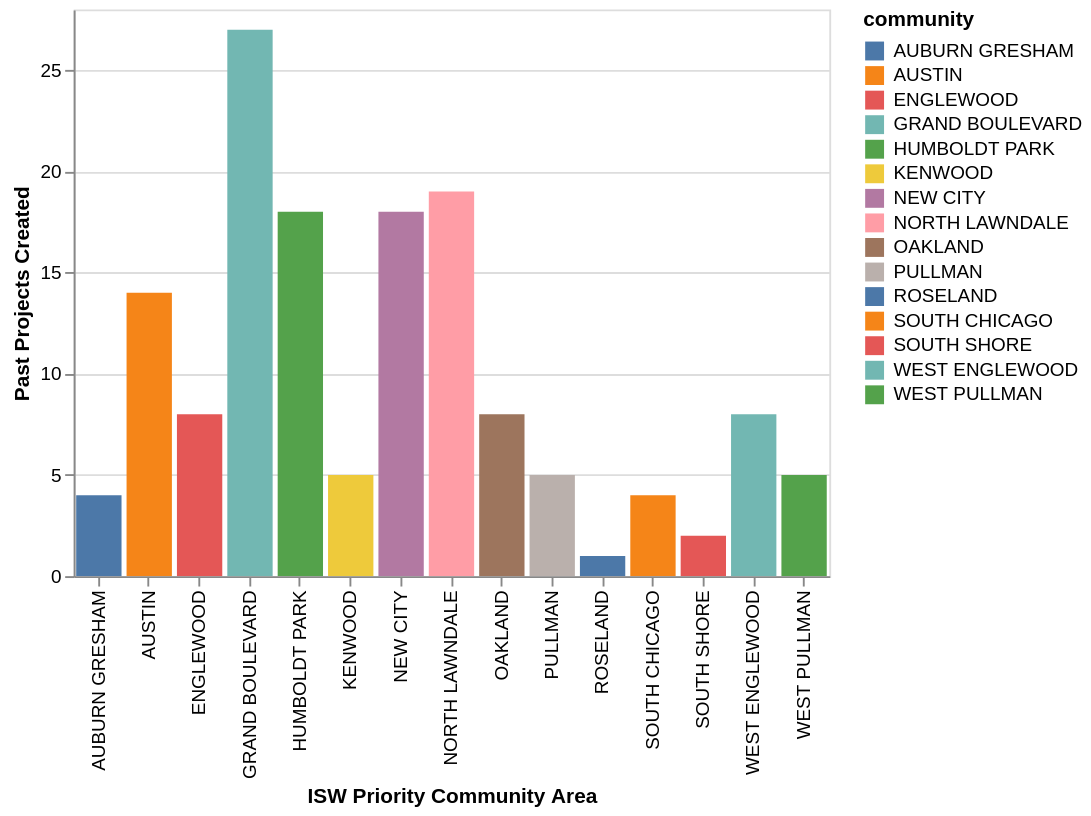

Vega-Lite specification for this chart:
### Vega-Lite specification from a JSON file in a GitHub repository (floating-point values rounded to 4 significant figures; data arrays with more than 128 entries replaced by an {"elided": "..."} marker saying what was removed)
{"config": {"view": {"continuousWidth": 400, "continuousHeight": 300}}, "data": {"name": "data-c431497a4fd46d285310d1cb834b23c2"}, "mark": "bar", "encoding": {"color": {"field": "community", "type": "nominal"}, "tooltip": [{"field": "project_count", "title": "Past Projects Created", "type": "quantitative"}, {"field": "total_project_cost", "title": "Historical Aggregate Project Costs", "type": "quantitative"}], "x": {"field": "community", "title": "ISW Priority Community Area", "type": "nominal"}, "y": {"field": "project_count", "title": "Past Projects Created", "type": "quantitative"}}, "selection": {"selector006": {"type": "interval", "bind": "scales", "encodings": ["x", "y"]}}, "width": 400, "$schema": "https://vega.github.io/schema/vega-lite/v4.17.0.json", "datasets": {"data-c431497a4fd46d285310d1cb834b23c2": [{"commarea": 23.0, "TotPop": 61916, "pct_male": 0.4752, "pct_female": 0.5248, "pct_pop20_44": 0.3803, "pct_white": 0.1836, "pct_black": 0.3071, "pct_latino": 0.4788, "pct_asian": 0.01247, "pct_indigameri": 0.0002746, "pct_HA_PI": 0.0, "pct_other_race": 0.03229, "Pct_Unemployed": 0.1013, "community": "HUMBOLDT PARK", "approved_amount": 47300000.0, "appr_amt_perproj": 2628000.0, "med_pub_sub": 0.2609, "total_project_cost": 185300000.0, "project_count": 18.0, "invest": true, "Future_TIF_Funding": 14670000.0, "Future_Projects_Created": 5.0, "Total_Future_Cost": 51470000.0, "type": "Feature", "geometry": {"type": "MultiPolygon", "coordinates": {"elided": "1x1x504x2 float values"}}}, {"commarea": 25.0, "TotPop": 97313, "pct_male": 0.4613, "pct_female": 0.5387, "pct_pop20_44": 0.3433, "pct_white": 0.05333, "pct_black": 0.7483, "pct_latino": 0.1763, "pct_asian": 0.005087, "pct_indigameri": 0.0, "pct_HA_PI": 0.0001747, "pct_other_race": 0.03005, "Pct_Unemployed": 0.1351, "community": "AUSTIN", "approved_amount": 45980000.0, "appr_amt_perproj": 3284000.0, "med_pub_sub": 0.5, "total_project_cost": 167500000.0, "project_count": 14.0, "invest": true, "Future_TIF_Funding": 14670000.0, "Future_Projects_Created": 4.0, "Total_Future_Cost": 47850000.0, "type": "Feature", "geometry": {"type": "MultiPolygon", "coordinates": {"elided": "1x1x981x2 float values"}}}, {"commarea": 29.0, "TotPop": 42495, "pct_male": 0.4634, "pct_female": 0.5366, "pct_pop20_44": 0.3507, "pct_white": 0.2354, "pct_black": 0.5917, "pct_latino": 0.1273, "pct_asian": 0.02581, "pct_indigameri": 0.0, "pct_HA_PI": 0.0, "pct_other_race": 0.03367, "Pct_Unemployed": 0.1376, "community": "NORTH LAWNDALE", "approved_amount": 47700000.0, "appr_amt_perproj": 2511000.0, "med_pub_sub": 0.4952, "total_project_cost": 204900000.0, "project_count": 19.0, "invest": true, "Future_TIF_Funding": 14670000.0, "Future_Projects_Created": 5.0, "Total_Future_Cost": 53930000.0, "type": "Feature", "geometry": {"type": "MultiPolygon", "coordinates": {"elided": "1x1x522x2 float values"}}}, {"commarea": 36.0, "TotPop": 7413, "pct_male": 0.4059, "pct_female": 0.5941, "pct_pop20_44": 0.3208, "pct_white": 0.03858, "pct_black": 0.8876, "pct_latino": 0.04897, "pct_asian": 0.009308, "pct_indigameri": 0.0005396, "pct_HA_PI": 0.0, "pct_other_race": 0.02631, "Pct_Unemployed": 0.2378, "community": "OAKLAND", "approved_amount": 19830000.0, "appr_amt_perproj": 2479000.0, "med_pub_sub": 0.08319, "total_project_cost": 269100000.0, "project_count": 8.0, "invest": true, "Future_TIF_Funding": 14670000.0, "Future_Projects_Created": 5.0, "Total_Future_Cost": 168200000.0, "type": "Feature", "geometry": {"type": "MultiPolygon", "coordinates": {"elided": "1x1x314x2 float values"}}}, {"commarea": 38.0, "TotPop": 17867, "pct_male": 0.4286, "pct_female": 0.5714, "pct_pop20_44": 0.3335, "pct_white": 0.02922, "pct_black": 0.8927, "pct_latino": 0.03694, "pct_asian": 0.008675, "pct_indigameri": 0.001175, "pct_HA_PI": 0.0, "pct_other_race": 0.06005, "Pct_Unemployed": 0.1374, "community": "GRAND BOULEVARD", "approved_amount": 101500000.0, "appr_amt_perproj": 3759000.0, "med_pub_sub": 0.1946, "total_project_cost": 517900000.0, "project_count": 27.0, "invest": true, "Future_TIF_Funding": 14670000.0, "Future_Projects_Created": 3.0, "Total_Future_Cost": 57540000.0, "type": "Feature", "geometry": {"type": "MultiPolygon", "coordinates": {"elided": "1x1x328x2 float values"}}}, {"commarea": 39.0, "TotPop": 18492, "pct_male": 0.4609, "pct_female": 0.5391, "pct_pop20_44": 0.3557, "pct_white": 0.2096, "pct_black": 0.6611, "pct_latino": 0.02958, "pct_asian": 0.05705, "pct_indigameri": 0.001352, "pct_HA_PI": 0.0, "pct_other_race": 0.07987, "Pct_Unemployed": 0.1026, "community": "KENWOOD", "approved_amount": 9388000.0, "appr_amt_perproj": 1878000.0, "med_pub_sub": 0.5, "total_project_cost": 64770000.0, "project_count": 5.0, "invest": true, "Future_TIF_Funding": 14670000.0, "Future_Projects_Created": 7.0, "Total_Future_Cost": 90680000.0, "type": "Feature", "geometry": {"type": "MultiPolygon", "coordinates": {"elided": "1x1x693x2 float values"}}}, {"commarea": 43.0, "TotPop": 52565, "pct_male": 0.4596, "pct_female": 0.5404, "pct_pop20_44": 0.373, "pct_white": 0.02574, "pct_black": 0.9303, "pct_latino": 0.02661, "pct_asian": 0.004623, "pct_indigameri": 0.0, "pct_HA_PI": 0.0004946, "pct_other_race": 0.02443, "Pct_Unemployed": 0.1582, "community": "SOUTH SHORE", "approved_amount": 10220000.0, "appr_amt_perproj": 5112000.0, "med_pub_sub": 0.2806, "total_project_cost": 26370000.0, "project_count": 2.0, "invest": true, "Future_TIF_Funding": 14670000.0, "Future_Projects_Created": 2.0, "Total_Future_Cost": 26370000.0, "type": "Feature", "geometry": {"type": "MultiPolygon", "coordinates": {"elided": "1x1x1307x2 float values"}}}, {"commarea": 46.0, "TotPop": 25800, "pct_male": 0.4602, "pct_female": 0.5398, "pct_pop20_44": 0.3265, "pct_white": 0.04655, "pct_black": 0.7438, "pct_latino": 0.1947, "pct_asian": 0.004496, "pct_indigameri": 0.0009302, "pct_HA_PI": 0.0, "pct_other_race": 0.01721, "Pct_Unemployed": 0.1503, "community": "SOUTH CHICAGO", "approved_amount": 120100000.0, "appr_amt_perproj": 30020000.0, "med_pub_sub": 0.6249, "total_project_cost": 486300000.0, "project_count": 4.0, "invest": true, "Future_TIF_Funding": 14670000.0, "Future_Projects_Created": 0.0, "Total_Future_Cost": 0.0, "type": "Feature", "geometry": {"type": "MultiPolygon", "coordinates": {"elided": "1x1x1094x2 float values"}}}, {"commarea": 49.0, "TotPop": 35926, "pct_male": 0.47, "pct_female": 0.53, "pct_pop20_44": 0.3131, "pct_white": 0.01614, "pct_black": 0.9496, "pct_latino": 0.0162, "pct_asian": 0.002004, "pct_indigameri": 0.001336, "pct_HA_PI": 0.0, "pct_other_race": 0.02625, "Pct_Unemployed": 0.1855, "community": "ROSELAND", "approved_amount": 650000.0, "appr_amt_perproj": 650000.0, "med_pub_sub": 1.0, "total_project_cost": 650000.0, "project_count": 1.0, "invest": true, "Future_TIF_Funding": 14670000.0, "Future_Projects_Created": 22.0, "Total_Future_Cost": 14300000.0, "type": "Feature", "geometry": {"type": "MultiPolygon", "coordinates": {"elided": "1x1x639x2 float values"}}}, {"commarea": 50.0, "TotPop": 7147, "pct_male": 0.395, "pct_female": 0.605, "pct_pop20_44": 0.3368, "pct_white": 0.1131, "pct_black": 0.7754, "pct_latino": 0.08227, "pct_asian": 0.0009794, "pct_indigameri": 0.0, "pct_HA_PI": 0.0, "pct_other_race": 0.04953, "Pct_Unemployed": 0.1583, "community": "PULLMAN", "approved_amount": 32140000.0, "appr_amt_perproj": 6428000.0, "med_pub_sub": 0.1765, "total_project_cost": 139300000.0, "project_count": 5.0, "invest": true, "Future_TIF_Funding": 14670000.0, "Future_Projects_Created": 2.0, "Total_Future_Cost": 55730000.0, "type": "Feature", "geometry": {"type": "MultiPolygon", "coordinates": {"elided": "1x1x378x2 float values"}}}, {"commarea": 53.0, "TotPop": 30161, "pct_male": 0.4685, "pct_female": 0.5315, "pct_pop20_44": 0.3365, "pct_white": 0.006366, "pct_black": 0.9035, "pct_latino": 0.06071, "pct_asian": 0.0, "pct_indigameri": 0.0, "pct_HA_PI": 0.0, "pct_other_race": 0.04808, "Pct_Unemployed": 0.199, "community": "WEST PULLMAN", "approved_amount": 9041000.0, "appr_amt_perproj": 1808000.0, "med_pub_sub": 0.177, "total_project_cost": 66610000.0, "project_count": 5.0, "invest": true, "Future_TIF_Funding": 14670000.0, "Future_Projects_Created": 8.0, "Total_Future_Cost": 106600000.0, "type": "Feature", "geometry": {"type": "MultiPolygon", "coordinates": {"elided": "1x1x1008x2 float values"}}}, {"commarea": 61.0, "TotPop": 39274, "pct_male": 0.517, "pct_female": 0.483, "pct_pop20_44": 0.3558, "pct_white": 0.1848, "pct_black": 0.2046, "pct_latino": 0.5742, "pct_asian": 0.02236, "pct_indigameri": 2.546e-05, "pct_HA_PI": 0.0, "pct_other_race": 0.02584, "Pct_Unemployed": 0.1366, "community": "NEW CITY", "approved_amount": 38320000.0, "appr_amt_perproj": 2129000.0, "med_pub_sub": 0.1839, "total_project_cost": 236500000.0, "project_count": 18.0, "invest": true, "Future_TIF_Funding": 14670000.0, "Future_Projects_Created": 6.0, "Total_Future_Cost": 78840000.0, "type": "Feature", "geometry": {"type": "MultiPolygon", "coordinates": {"elided": "1x1x616x2 float values"}}}, {"commarea": 67.0, "TotPop": 26282, "pct_male": 0.48, "pct_female": 0.52, "pct_pop20_44": 0.298, "pct_white": 0.01259, "pct_black": 0.8421, "pct_latino": 0.1236, "pct_asian": 0.001674, "pct_indigameri": 0.0003805, "pct_HA_PI": 0.0, "pct_other_race": 0.03074, "Pct_Unemployed": 0.2243, "community": "WEST ENGLEWOOD", "approved_amount": 8557000.0, "appr_amt_perproj": 1070000.0, "med_pub_sub": 0.7143, "total_project_cost": 27560000.0, "project_count": 8.0, "invest": true, "Future_TIF_Funding": 14670000.0, "Future_Projects_Created": 13.0, "Total_Future_Cost": 44780000.0, "type": "Feature", "geometry": {"type": "MultiPolygon", "coordinates": {"elided": "1x1x393x2 float values"}}}, {"commarea": 68.0, "TotPop": 21054, "pct_male": 0.471, "pct_female": 0.529, "pct_pop20_44": 0.297, "pct_white": 0.01373, "pct_black": 0.9139, "pct_latino": 0.0436, "pct_asian": 0.00684, "pct_indigameri": 0.002992, "pct_HA_PI": 0.0, "pct_other_race": 0.0379, "Pct_Unemployed": 0.2492, "community": "ENGLEWOOD", "approved_amount": 30560000.0, "appr_amt_perproj": 3820000.0, "med_pub_sub": 0.7019, "total_project_cost": 76000000.0, "project_count": 8.0, "invest": true, "Future_TIF_Funding": 14670000.0, "Future_Projects_Created": 3.0, "Total_Future_Cost": 28500000.0, "type": "Feature", "geometry": {"type": "MultiPolygon", "coordinates": {"elided": "1x1x539x2 float values"}}}, {"commarea": 71.0, "TotPop": 48039, "pct_male": 0.4587, "pct_female": 0.5413, "pct_pop20_44": 0.3186, "pct_white": 0.008451, "pct_black": 0.9422, "pct_latino": 0.03566, "pct_asian": 0.002415, "pct_indigameri": 0.0007078, "pct_HA_PI": 0.0, "pct_other_race": 0.0183, "Pct_Unemployed": 0.1935, "community": "AUBURN GRESHAM", "approved_amount": 36180000.0, "appr_amt_perproj": 9045000.0, "med_pub_sub": 0.2562, "total_project_cost": 129200000.0, "project_count": 4.0, "invest": true, "Future_TIF_Funding": 14670000.0, "Future_Projects_Created": 1.0, "Total_Future_Cost": 32300000.0, "type": "Feature", "geometry": {"type": "MultiPolygon", "coordinates": {"elided": "1x1x563x2 float values"}}}]}}
